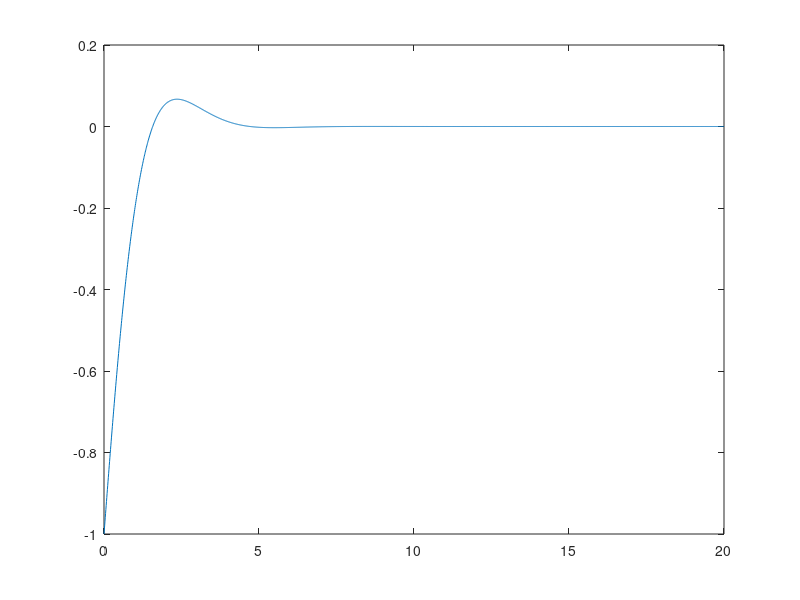

MATLAB code to generate this figure: (Note: this script raises an error after producing the figure.)
% dimensionless space
xstar = 0:0.01:20;
dxstar = xstar(2)-xstar(1);

% assume uniform rigidity
Dstar = ones(size(xstar))';

% normalized line load at xstar = 0
Hstar = zeros(size(xstar))';
Hstar(1) = 100;

% analytical solution from Turcotte and Schubert
wstarBench = exp(-xstar).*cos(xstar);
wstarBench = wstarBench';
plot(xstar,-wstarBench);
hold on

wstar = solveW_broken(dxstar,Dstar,Hstar);

% e = wstarBench-wstar;
% et = e';
% l2mat = et*e;

plot(xstar,-wstar);

plot(xstar,zeros(size(xstar))');
axis([0,6,-1.2,0.2]);